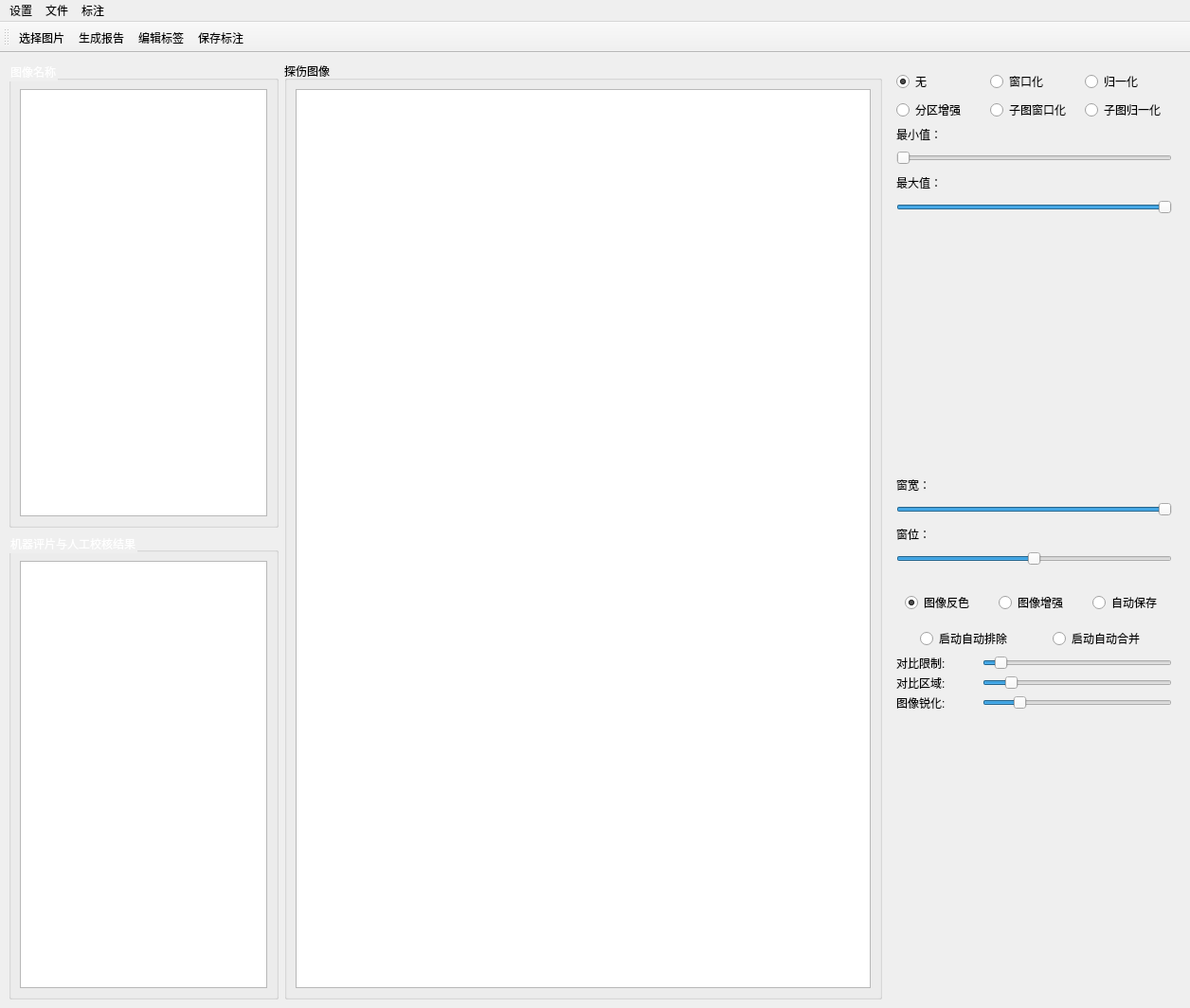
<?xml version="1.0" encoding="UTF-8"?>
<ui version="4.0">
 <class>mainWindow</class>
 <widget class="QMainWindow" name="mainWindow">
  <property name="geometry">
   <rect>
    <x>0</x>
    <y>0</y>
    <width>1256</width>
    <height>1064</height>
   </rect>
  </property>
  <property name="minimumSize">
   <size>
    <width>902</width>
    <height>594</height>
   </size>
  </property>
  <property name="windowTitle">
   <string>铸造缺陷识别评价数据库可视化软件</string>
  </property>
  <property name="windowIcon">
   <iconset>
    <normaloff>../../../LabelSoftware/LabelSoftware/intecast.ico</normaloff>../../../LabelSoftware/LabelSoftware/intecast.ico</iconset>
  </property>
  <widget class="QWidget" name="centralwidget">
   <layout class="QHBoxLayout" name="horizontalLayout_9">
    <item>
     <layout class="QVBoxLayout" name="verticalLayout_3">
      <item>
       <widget class="QGroupBox" name="groupBox">
        <property name="maximumSize">
         <size>
          <width>285</width>
          <height>16777215</height>
         </size>
        </property>
        <property name="styleSheet">
         <string notr="true">color: rgb(255, 255, 255);</string>
        </property>
        <property name="title">
         <string>图像名称</string>
        </property>
        <layout class="QVBoxLayout" name="verticalLayout_2">
         <item>
          <widget class="QListWidget" name="listWidget_dcm_name">
           <property name="sizePolicy">
            <sizepolicy hsizetype="Expanding" vsizetype="Expanding">
             <horstretch>0</horstretch>
             <verstretch>0</verstretch>
            </sizepolicy>
           </property>
           <property name="minimumSize">
            <size>
             <width>250</width>
             <height>270</height>
            </size>
           </property>
           <property name="styleSheet">
            <string notr="true">color: rgb(0, 0, 0);</string>
           </property>
          </widget>
         </item>
        </layout>
       </widget>
      </item>
      <item>
       <widget class="QGroupBox" name="groupBox_2">
        <property name="maximumSize">
         <size>
          <width>285</width>
          <height>16777215</height>
         </size>
        </property>
        <property name="styleSheet">
         <string notr="true">color: rgb(255, 255, 255);</string>
        </property>
        <property name="title">
         <string>机器评片与人工校核结果</string>
        </property>
        <layout class="QHBoxLayout" name="horizontalLayout_8">
         <item>
          <widget class="QListWidget" name="listWidget_label">
           <property name="sizePolicy">
            <sizepolicy hsizetype="Expanding" vsizetype="Expanding">
             <horstretch>0</horstretch>
             <verstretch>0</verstretch>
            </sizepolicy>
           </property>
           <property name="minimumSize">
            <size>
             <width>250</width>
             <height>270</height>
            </size>
           </property>
           <property name="styleSheet">
            <string notr="true">color: rgb(0, 0, 0);</string>
           </property>
          </widget>
         </item>
        </layout>
       </widget>
      </item>
     </layout>
    </item>
    <item>
     <widget class="QGroupBox" name="groupBox_3">
      <property name="minimumSize">
       <size>
        <width>345</width>
        <height>639</height>
       </size>
      </property>
      <property name="title">
       <string>探伤图像</string>
      </property>
      <layout class="QVBoxLayout" name="verticalLayout_6">
       <item>
        <widget class="QGraphicsView" name="graphicsView">
         <property name="minimumSize">
          <size>
           <width>325</width>
           <height>551</height>
          </size>
         </property>
         <property name="styleSheet">
          <string notr="true"/>
         </property>
        </widget>
       </item>
      </layout>
     </widget>
    </item>
    <item>
     <layout class="QVBoxLayout" name="verticalLayout_5">
      <item>
       <widget class="QStackedWidget" name="stackedWidget">
        <property name="minimumSize">
         <size>
          <width>291</width>
          <height>520</height>
         </size>
        </property>
        <property name="maximumSize">
         <size>
          <width>310</width>
          <height>99999</height>
         </size>
        </property>
        <property name="currentIndex">
         <number>0</number>
        </property>
        <widget class="QWidget" name="page_3">
         <layout class="QVBoxLayout" name="verticalLayout_4">
          <item>
           <layout class="QHBoxLayout" name="horizontalLayout_6">
            <item>
             <widget class="QRadioButton" name="none_dcm_label">
              <property name="minimumSize">
               <size>
                <width>40</width>
                <height>0</height>
               </size>
              </property>
              <property name="text">
               <string>无</string>
              </property>
              <property name="checked">
               <bool>true</bool>
              </property>
             </widget>
            </item>
            <item>
             <widget class="QRadioButton" name="window_dcm_label">
              <property name="minimumSize">
               <size>
                <width>40</width>
                <height>0</height>
               </size>
              </property>
              <property name="text">
               <string>窗口化</string>
              </property>
              <property name="checked">
               <bool>false</bool>
              </property>
             </widget>
            </item>
            <item>
             <widget class="QRadioButton" name="normalize_dcm_label">
              <property name="minimumSize">
               <size>
                <width>40</width>
                <height>0</height>
               </size>
              </property>
              <property name="text">
               <string>归一化</string>
              </property>
              <property name="checked">
               <bool>false</bool>
              </property>
             </widget>
            </item>
           </layout>
          </item>
          <item>
           <layout class="QHBoxLayout" name="horizontalLayout_7">
            <item>
             <widget class="QRadioButton" name="partition_dcm_label">
              <property name="minimumSize">
               <size>
                <width>40</width>
                <height>0</height>
               </size>
              </property>
              <property name="text">
               <string>分区增强</string>
              </property>
              <property name="checked">
               <bool>false</bool>
              </property>
             </widget>
            </item>
            <item>
             <widget class="QRadioButton" name="sub_window_dcm_label">
              <property name="minimumSize">
               <size>
                <width>40</width>
                <height>0</height>
               </size>
              </property>
              <property name="text">
               <string>子图窗口化</string>
              </property>
              <property name="checked">
               <bool>false</bool>
              </property>
             </widget>
            </item>
            <item>
             <widget class="QRadioButton" name="sub_normalize_dcm_label">
              <property name="minimumSize">
               <size>
                <width>40</width>
                <height>0</height>
               </size>
              </property>
              <property name="text">
               <string>子图归一化</string>
              </property>
              <property name="checked">
               <bool>false</bool>
              </property>
             </widget>
            </item>
           </layout>
          </item>
          <item>
           <widget class="QLabel" name="min_label">
            <property name="minimumSize">
             <size>
              <width>291</width>
              <height>16</height>
             </size>
            </property>
            <property name="maximumSize">
             <size>
              <width>291</width>
              <height>16</height>
             </size>
            </property>
            <property name="text">
             <string>最小值：</string>
            </property>
           </widget>
          </item>
          <item>
           <widget class="QSlider" name="min_slider">
            <property name="minimumSize">
             <size>
              <width>291</width>
              <height>22</height>
             </size>
            </property>
            <property name="maximumSize">
             <size>
              <width>291</width>
              <height>22</height>
             </size>
            </property>
            <property name="maximum">
             <number>65535</number>
            </property>
            <property name="orientation">
             <enum>Qt::Horizontal</enum>
            </property>
           </widget>
          </item>
          <item>
           <widget class="QLabel" name="max_label">
            <property name="minimumSize">
             <size>
              <width>291</width>
              <height>16</height>
             </size>
            </property>
            <property name="maximumSize">
             <size>
              <width>291</width>
              <height>16777215</height>
             </size>
            </property>
            <property name="text">
             <string>最大值：</string>
            </property>
           </widget>
          </item>
          <item>
           <widget class="QSlider" name="max_slider">
            <property name="minimumSize">
             <size>
              <width>291</width>
              <height>22</height>
             </size>
            </property>
            <property name="maximumSize">
             <size>
              <width>291</width>
              <height>22</height>
             </size>
            </property>
            <property name="maximum">
             <number>65535</number>
            </property>
            <property name="value">
             <number>65535</number>
            </property>
            <property name="sliderPosition">
             <number>65535</number>
            </property>
            <property name="orientation">
             <enum>Qt::Horizontal</enum>
            </property>
           </widget>
          </item>
          <item>
           <widget class="QLabel" name="histogram">
            <property name="minimumSize">
             <size>
              <width>291</width>
              <height>261</height>
             </size>
            </property>
            <property name="maximumSize">
             <size>
              <width>291</width>
              <height>261</height>
             </size>
            </property>
            <property name="autoFillBackground">
             <bool>false</bool>
            </property>
            <property name="styleSheet">
             <string notr="true"/>
            </property>
            <property name="text">
             <string/>
            </property>
           </widget>
          </item>
          <item>
           <widget class="QLabel" name="window_width_label">
            <property name="minimumSize">
             <size>
              <width>291</width>
              <height>16</height>
             </size>
            </property>
            <property name="maximumSize">
             <size>
              <width>291</width>
              <height>16777215</height>
             </size>
            </property>
            <property name="text">
             <string>窗宽：</string>
            </property>
           </widget>
          </item>
          <item>
           <widget class="QSlider" name="window_width_slider">
            <property name="minimumSize">
             <size>
              <width>291</width>
              <height>22</height>
             </size>
            </property>
            <property name="maximumSize">
             <size>
              <width>291</width>
              <height>22</height>
             </size>
            </property>
            <property name="minimum">
             <number>0</number>
            </property>
            <property name="maximum">
             <number>65535</number>
            </property>
            <property name="value">
             <number>65535</number>
            </property>
            <property name="sliderPosition">
             <number>65535</number>
            </property>
            <property name="orientation">
             <enum>Qt::Horizontal</enum>
            </property>
           </widget>
          </item>
          <item>
           <widget class="QLabel" name="window_level_label">
            <property name="minimumSize">
             <size>
              <width>291</width>
              <height>16</height>
             </size>
            </property>
            <property name="maximumSize">
             <size>
              <width>291</width>
              <height>16777215</height>
             </size>
            </property>
            <property name="text">
             <string>窗位：</string>
            </property>
           </widget>
          </item>
          <item>
           <widget class="QSlider" name="window_level_slider">
            <property name="minimumSize">
             <size>
              <width>291</width>
              <height>22</height>
             </size>
            </property>
            <property name="maximumSize">
             <size>
              <width>291</width>
              <height>22</height>
             </size>
            </property>
            <property name="maximum">
             <number>65535</number>
            </property>
            <property name="value">
             <number>32768</number>
            </property>
            <property name="sliderPosition">
             <number>32768</number>
            </property>
            <property name="orientation">
             <enum>Qt::Horizontal</enum>
            </property>
           </widget>
          </item>
         </layout>
        </widget>
        <widget class="QWidget" name="page_4"/>
       </widget>
      </item>
      <item>
       <layout class="QVBoxLayout" name="verticalLayout" stretch="0,0,0,0,0">
        <item>
         <layout class="QHBoxLayout" name="horizontalLayout_2">
          <property name="sizeConstraint">
           <enum>QLayout::SetDefaultConstraint</enum>
          </property>
          <item>
           <widget class="QRadioButton" name="reverseButton">
            <property name="minimumSize">
             <size>
              <width>39</width>
              <height>40</height>
             </size>
            </property>
            <property name="maximumSize">
             <size>
              <width>75</width>
              <height>16777215</height>
             </size>
            </property>
            <property name="text">
             <string>图像反色</string>
            </property>
            <property name="iconSize">
             <size>
              <width>16</width>
              <height>16</height>
             </size>
            </property>
            <property name="checked">
             <bool>true</bool>
            </property>
           </widget>
          </item>
          <item>
           <widget class="QRadioButton" name="radioButton_enhance">
            <property name="minimumSize">
             <size>
              <width>0</width>
              <height>40</height>
             </size>
            </property>
            <property name="maximumSize">
             <size>
              <width>75</width>
              <height>16777215</height>
             </size>
            </property>
            <property name="text">
             <string>图像增强</string>
            </property>
           </widget>
          </item>
          <item>
           <widget class="QRadioButton" name="autoSaveButton">
            <property name="sizePolicy">
             <sizepolicy hsizetype="Fixed" vsizetype="Preferred">
              <horstretch>0</horstretch>
              <verstretch>0</verstretch>
             </sizepolicy>
            </property>
            <property name="minimumSize">
             <size>
              <width>0</width>
              <height>40</height>
             </size>
            </property>
            <property name="maximumSize">
             <size>
              <width>75</width>
              <height>16777215</height>
             </size>
            </property>
            <property name="text">
             <string>自动保存</string>
            </property>
           </widget>
          </item>
         </layout>
        </item>
        <item>
         <layout class="QHBoxLayout" name="horizontalLayout_11">
          <item>
           <widget class="QRadioButton" name="auto_exclude_pix">
            <property name="sizePolicy">
             <sizepolicy hsizetype="Fixed" vsizetype="Fixed">
              <horstretch>0</horstretch>
              <verstretch>0</verstretch>
             </sizepolicy>
            </property>
            <property name="minimumSize">
             <size>
              <width>100</width>
              <height>0</height>
             </size>
            </property>
            <property name="text">
             <string>启动自动排除</string>
            </property>
           </widget>
          </item>
          <item>
           <widget class="QRadioButton" name="merge_anno">
            <property name="sizePolicy">
             <sizepolicy hsizetype="Fixed" vsizetype="Fixed">
              <horstretch>0</horstretch>
              <verstretch>0</verstretch>
             </sizepolicy>
            </property>
            <property name="minimumSize">
             <size>
              <width>100</width>
              <height>0</height>
             </size>
            </property>
            <property name="text">
             <string>启动自动合并</string>
            </property>
           </widget>
          </item>
         </layout>
        </item>
        <item>
         <layout class="QHBoxLayout" name="horizontalLayout_5">
          <item>
           <widget class="QLabel" name="enhance_label_1">
            <property name="minimumSize">
             <size>
              <width>0</width>
              <height>10</height>
             </size>
            </property>
            <property name="maximumSize">
             <size>
              <width>76</width>
              <height>16777215</height>
             </size>
            </property>
            <property name="text">
             <string>对比限制:</string>
            </property>
           </widget>
          </item>
          <item>
           <widget class="QSlider" name="spinBox_1">
            <property name="maximumSize">
             <size>
              <width>200</width>
              <height>16777215</height>
             </size>
            </property>
            <property name="minimum">
             <number>0</number>
            </property>
            <property name="maximum">
             <number>15</number>
            </property>
            <property name="value">
             <number>1</number>
            </property>
            <property name="orientation">
             <enum>Qt::Horizontal</enum>
            </property>
           </widget>
          </item>
         </layout>
        </item>
        <item>
         <layout class="QHBoxLayout" name="horizontalLayout_4">
          <item>
           <widget class="QLabel" name="enhance_label_2">
            <property name="minimumSize">
             <size>
              <width>0</width>
              <height>10</height>
             </size>
            </property>
            <property name="maximumSize">
             <size>
              <width>76</width>
              <height>16777215</height>
             </size>
            </property>
            <property name="text">
             <string>对比区域:</string>
            </property>
           </widget>
          </item>
          <item>
           <widget class="QSlider" name="spinBox_2">
            <property name="maximumSize">
             <size>
              <width>200</width>
              <height>16777215</height>
             </size>
            </property>
            <property name="maximum">
             <number>80</number>
            </property>
            <property name="value">
             <number>10</number>
            </property>
            <property name="orientation">
             <enum>Qt::Horizontal</enum>
            </property>
           </widget>
          </item>
         </layout>
        </item>
        <item>
         <layout class="QHBoxLayout" name="horizontalLayout_3">
          <item>
           <widget class="QLabel" name="enhance_label_3">
            <property name="minimumSize">
             <size>
              <width>0</width>
              <height>10</height>
             </size>
            </property>
            <property name="maximumSize">
             <size>
              <width>76</width>
              <height>16777215</height>
             </size>
            </property>
            <property name="text">
             <string>图像锐化:</string>
            </property>
           </widget>
          </item>
          <item>
           <widget class="QSlider" name="spinBox_3">
            <property name="maximumSize">
             <size>
              <width>200</width>
              <height>16777215</height>
             </size>
            </property>
            <property name="maximum">
             <number>80</number>
            </property>
            <property name="value">
             <number>14</number>
            </property>
            <property name="orientation">
             <enum>Qt::Horizontal</enum>
            </property>
           </widget>
          </item>
         </layout>
        </item>
       </layout>
      </item>
      <item>
       <spacer name="verticalSpacer">
        <property name="orientation">
         <enum>Qt::Vertical</enum>
        </property>
        <property name="sizeHint" stdset="0">
         <size>
          <width>286</width>
          <height>18</height>
         </size>
        </property>
       </spacer>
      </item>
     </layout>
    </item>
   </layout>
  </widget>
  <widget class="QMenuBar" name="menubar">
   <property name="geometry">
    <rect>
     <x>0</x>
     <y>0</y>
     <width>1256</width>
     <height>26</height>
    </rect>
   </property>
   <widget class="QMenu" name="config">
    <property name="title">
     <string>设置</string>
    </property>
    <addaction name="change_img_savepath"/>
    <addaction name="change_report_savepath"/>
   </widget>
   <widget class="QMenu" name="menu">
    <property name="title">
     <string>文件</string>
    </property>
    <addaction name="pushButton"/>
    <addaction name="save_cur_img"/>
    <addaction name="generate_report"/>
   </widget>
   <widget class="QMenu" name="menu_2">
    <property name="title">
     <string>标注</string>
    </property>
    <addaction name="updateLabel"/>
    <addaction name="pushButton_save_xml"/>
    <addaction name="clean_exclude_pix"/>
    <addaction name="exclude_pix"/>
   </widget>
   <addaction name="config"/>
   <addaction name="menu"/>
   <addaction name="menu_2"/>
  </widget>
  <widget class="QToolBar" name="toolBar">
   <property name="windowTitle">
    <string>toolBar</string>
   </property>
   <attribute name="toolBarArea">
    <enum>TopToolBarArea</enum>
   </attribute>
   <attribute name="toolBarBreak">
    <bool>false</bool>
   </attribute>
   <addaction name="pushButton"/>
   <addaction name="generate_report"/>
   <addaction name="updateLabel"/>
   <addaction name="pushButton_save_xml"/>
  </widget>
  <action name="change_img_savepath">
   <property name="text">
    <string>更改图像保存路径</string>
   </property>
  </action>
  <action name="change_report_savepath">
   <property name="text">
    <string>更改报告保存路径</string>
   </property>
  </action>
  <action name="pushButton">
   <property name="icon">
    <iconset resource="../Sources/sources_lable.qrc">
     <normaloff>:/新前缀/导入.png</normaloff>:/新前缀/导入.png</iconset>
   </property>
   <property name="text">
    <string>选择图片</string>
   </property>
  </action>
  <action name="save_cur_img">
   <property name="text">
    <string>保存图片</string>
   </property>
  </action>
  <action name="generate_report">
   <property name="icon">
    <iconset resource="../Sources/sources_lable.qrc">
     <normaloff>:/新前缀/生成报告.png</normaloff>:/新前缀/生成报告.png</iconset>
   </property>
   <property name="text">
    <string>生成报告</string>
   </property>
  </action>
  <action name="updateLabel">
   <property name="icon">
    <iconset resource="../Sources/sources_lable.qrc">
     <normaloff>:/新前缀/数据标注.png</normaloff>:/新前缀/数据标注.png</iconset>
   </property>
   <property name="text">
    <string>编辑标签</string>
   </property>
  </action>
  <action name="pushButton_save_xml">
   <property name="icon">
    <iconset resource="../Sources/sources_lable.qrc">
     <normaloff>:/新前缀/保存.png</normaloff>:/新前缀/保存.png</iconset>
   </property>
   <property name="text">
    <string>保存标注</string>
   </property>
  </action>
  <action name="action">
   <property name="text">
    <string>合并标注</string>
   </property>
  </action>
  <action name="action_7">
   <property name="text">
    <string>撤回合并</string>
   </property>
  </action>
  <action name="clean_exclude_pix">
   <property name="text">
    <string>清空坏点</string>
   </property>
  </action>
  <action name="exclude_pix">
   <property name="text">
    <string>选择坏点</string>
   </property>
  </action>
 </widget>
 <resources>
  <include location="../Sources/sources_lable.qrc"/>
 </resources>
 <connections/>
</ui>
